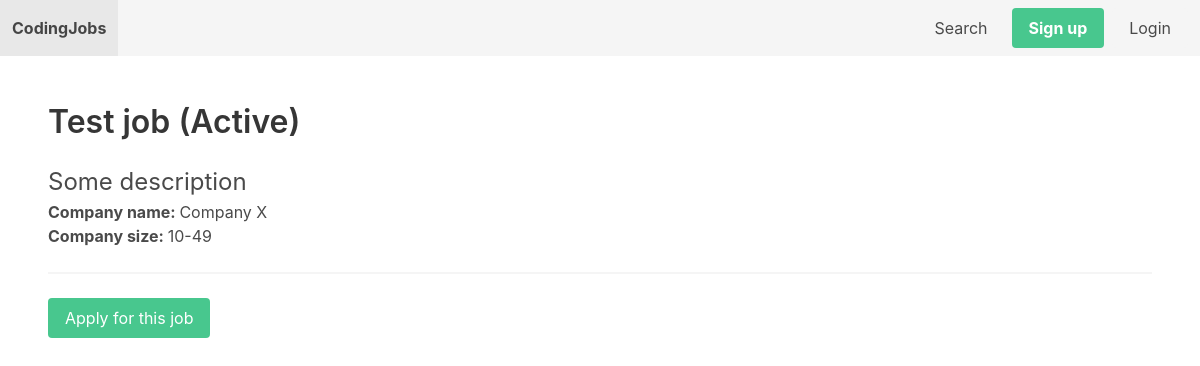
The page /jobs/4/ on the database as committed earlier.
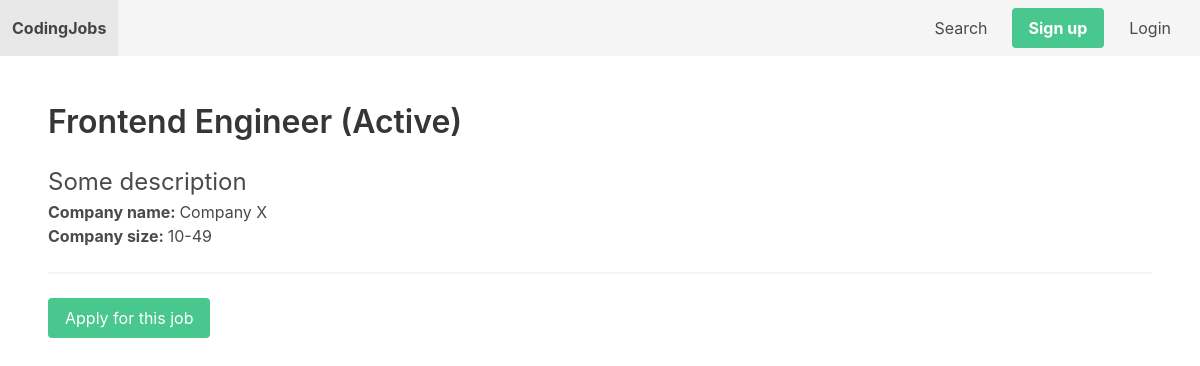
The same page on the database as committed later.
### apps/job/models.py (models this page shows, shortened)
class Job(models.Model):
    SIZE_1_9 = 'size_1_9'
    SIZE_10_49 = 'size_10_49'
    SIZE_50_99 = 'size_50_99'
    SIZE_100 = 'size_100'
    CHOICES_SIZE = (
        (SIZE_1_9, '1-9'),
        (SIZE_10_49, '10-49'),
        (SIZE_50_99, '50-99'),
        (SIZE_100, '100+'),
    )
    ACTIVE = 'active'
    EMPLOYED = 'employed'
    ARCHIVED = 'archived'
    CHOICES_STATUS = (
        (ACTIVE, 'Active'),
        (EMPLOYED, 'Employed'),
        (ARCHIVED, 'Archived')
    )
    title = models.CharField(max_length=255)
    short_description = models.TextField()
    long_description = models.TextField(blank=True, null=True)
    company_name = models.CharField(max_length=255)
    company_address = models.CharField(max_length=255, blank=True, null=True)
    company_zipcode = models.CharField(max_length=255, blank=True, null=True)
    company_place = models.CharField(max_length=255, blank=True, null=True)
    company_country = models.CharField(max_length=255, blank=True, null=True)
    company_size = models.CharField(max_length=20, choices=CHOICES_SIZE, default=SIZE_1_9)
    created_by = models.ForeignKey(User, related_name='jobs', on_delete=models.CASCADE)
    created_at = models.DateTimeField(auto_now_add=True)
    changed_at = models.DateTimeField(auto_now=True)
    status = models.CharField(max_length=20, choices=CHOICES_STATUS, default=ACTIVE)

### apps/job/views.py (the view)
# urls.py: path('<int:job_id>/', job_detail, name='job_detail'),
def job_detail(request, job_id):
    job = Job.objects.get(pk=job_id)
    return render(request, 'job/job_detail.html', {'job': job})

### apps/notification/context_processors.py (called while the page is built)
def notifications(request):
    if request.user.is_authenticated:
        return {'notifications': request.user.notifications.filter(is_read=False)}
    else:
        return{'notifications': []}

### apps/job/templates/job/job_detail.html (shortened to what this page needs)
{% extends 'core/base.html' %}
{% block content %}
    <h1 class="title">{{ job.title }} ({{ job.get_status_display }})</h1>
    <p class="is-size-4">{{ job.short_description }}</p>
    <b>Company name: </b>{{ job.company_name }}<br>
    <b>Company size: </b>{{ job.get_company_size_display }}<br>
    <hr>
    {% if job.status == 'active' %}
        <a href={% url 'apply_for_job' job.id %} class="button is-success">Apply for this job</a>
    {% else %}
        <p>This job is not available anymore</p>
    {% endif %}
{% endblock %}

Rows that differ between the two databases and show on the page:
changed Job "Active": title "Test job" → "Frontend Engineer"
